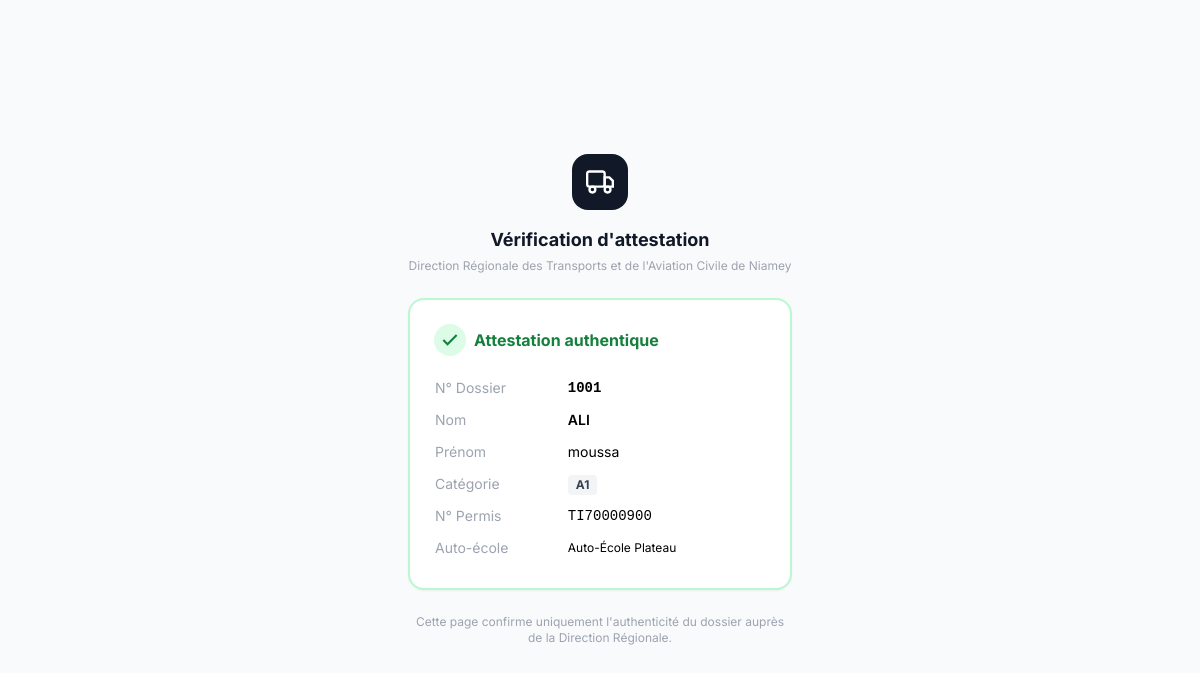
Page /verification/1/ on the committed database.
### core/models.py (models this page shows, shortened)
class Candidat(models.Model):
    SEXE_CHOICES = [('M', 'Masculin'), ('F', 'Féminin')]
    CATEGORIE_CHOICES = [
        ('A1', 'A1'), ('A', 'A'), ('B', 'B'), ('C', 'C'),
        ('D', 'D'), ('E', 'E'), ('F', 'F'),
    ]
    numero_dossier = models.CharField(max_length=20, unique=True, db_index=True)
    nom = models.CharField(max_length=100)
    prenom = models.CharField(max_length=100)
    date_naissance = models.DateField()
    lieu_naissance = models.CharField(max_length=150)
    sexe = models.CharField(max_length=1, choices=SEXE_CHOICES)
    telephone = models.CharField(max_length=20, blank=True)
    auto_ecole = models.ForeignKey(AutoEcole, on_delete=models.PROTECT, related_name='candidats')
    categorie = models.CharField(max_length=2, choices=CATEGORIE_CHOICES)
    date_inscription = models.DateField(auto_now_add=True)
    numero_permis = models.CharField(max_length=20, blank=True, null=True, unique=True)
    est_ancien_dossier = models.BooleanField(default=False)
    cree_par = models.ForeignKey(User, on_delete=models.SET_NULL, null=True, related_name='candidats_crees')
    class Meta:
        verbose_name = "Candidat"
        ordering = ['-date_inscription', 'nom']
    @property
    def dernier_examen_code(self):
        return self.examens_code.order_by('-date_examen', '-id').first()
    @property
    def dernier_examen_conduite(self):
        return self.examens_conduite.order_by('-date_examen', '-id').first()
    @property
    def est_apte_complet(self):
        ec = self.dernier_examen_code
        ed = self.dernier_examen_conduite
        return bool(ec and ec.resultat == 'APTE' and ed and ed.resultat == 'APTE')

class AutoEcole(models.Model):
    nom = models.CharField(max_length=200, unique=True)
    responsable = models.CharField(max_length=200, blank=True)
    telephone = models.CharField(max_length=20, blank=True)
    adresse = models.CharField(max_length=300, blank=True)
    email = models.EmailField(blank=True)
    actif = models.BooleanField(default=True)
    date_creation = models.DateTimeField(auto_now_add=True)
    class Meta:
        verbose_name = "Auto-école"
        verbose_name_plural = "Auto-écoles"
        ordering = ['nom']

### core/views.py (the view)
# urls.py: path('verification/<int:pk>/', views.verification_attestation, name='verification_attestation'),
def verification_attestation(request, pk):
    candidat = get_object_or_404(Candidat, pk=pk)
    est_valide = candidat.est_apte_complet
    return render(request, 'core/attestations/verification.html', {
        'candidat': candidat,
        'est_valide': est_valide,
    })

### templates/core/attestations/verification.html (shortened to what this page needs)
<!DOCTYPE html>
<html lang="fr">
<head>
  <script src="https://cdn.tailwindcss.com"></script>
</head>
<body style="font-family:'Inter',sans-serif;" class="bg-gray-50 min-h-screen flex items-center justify-center p-4">
  <div class="w-full max-w-sm">
    <div class="text-center mb-6">
      <div class="inline-flex items-center justify-center w-14 h-14 bg-gray-900 rounded-2xl mb-4">
        <svg class="w-7 h-7 text-white" fill="none" stroke="currentColor" stroke-width="2" viewBox="0 0 24 24">
          <rect x="1" y="3" width="15" height="13" rx="2"/><path d="M16 8h4l3 3v5h-7V8z"/>
          <circle cx="5.5" cy="18.5" r="2.5"/><circle cx="18.5" cy="18.5" r="2.5"/>
        </svg>
      </div>
      <h1 class="text-lg font-bold text-gray-900">Vérification d'attestation</h1>
      <p class="text-xs text-gray-400 mt-1">Direction Régionale des Transports et de l'Aviation Civile de Niamey</p>
    </div>
    {% if est_valide %}
    <div class="bg-white rounded-2xl border-2 border-green-200 shadow-sm p-6">
      <div class="flex items-center gap-2 mb-4">
        <div class="w-8 h-8 bg-green-100 rounded-full flex items-center justify-center">
          <svg class="w-5 h-5 text-green-700" fill="none" stroke="currentColor" stroke-width="2.5" viewBox="0 0 24 24"><polyline points="20 6 9 17 4 12"/></svg>
        </div>
        <span class="font-bold text-green-700">Attestation authentique</span>
      </div>
      <table class="w-full text-sm">
        <tr><td class="text-gray-400 py-1.5 pr-3 w-2/5">N° Dossier</td><td class="font-mono font-bold">{{ candidat.numero_dossier }}</td></tr>
        <tr><td class="text-gray-400 py-1.5">Nom</td><td class="font-semibold">{{ candidat.nom }}</td></tr>
        <tr><td class="text-gray-400 py-1.5">Prénom</td><td>{{ candidat.prenom }}</td></tr>
        <tr><td class="text-gray-400 py-1.5">Catégorie</td><td><span class="inline-block px-2 py-0.5 bg-gray-100 text-gray-700 text-xs font-bold rounded">{{ candidat.categorie }}</span></td></tr>
        <tr><td class="text-gray-400 py-1.5">N° Permis</td><td class="font-mono">{{ candidat.numero_permis|default:"—" }}</td></tr>
        <tr><td class="text-gray-400 py-1.5">Auto-école</td><td class="text-xs">{{ candidat.auto_ecole.nom }}</td></tr>
      </table>
    </div>
    {% endif %}
    <p class="text-center text-xs text-gray-400 mt-6">
      Cette page confirme uniquement l'authenticité du dossier auprès de la Direction Régionale.
    </p>
  </div>
</body>
</html>

### rows in the picture
Candidat: numero_dossier "1001", nom "ALI", prenom "moussa", categorie "A1", numero_permis "TI70000900", auto_ecole.nom "Auto-École Plateau"
